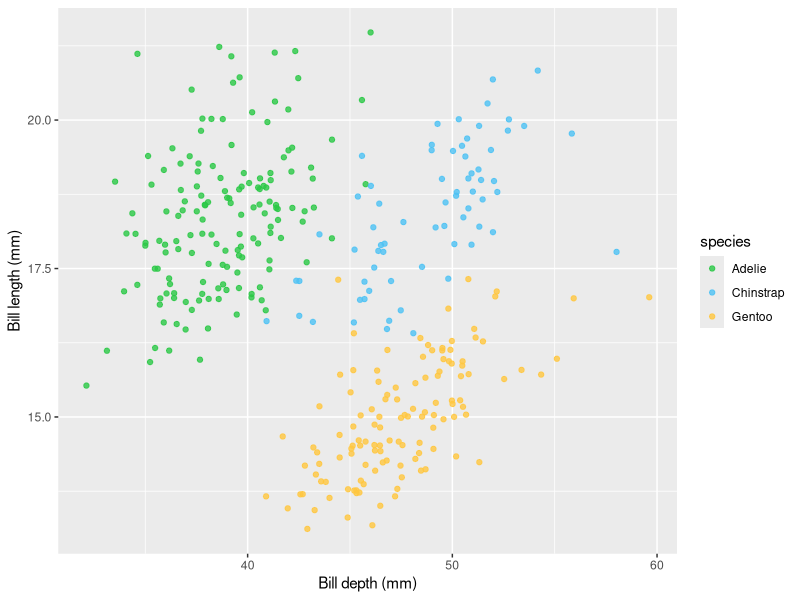

Reproduce this figure in R.
## ---- chunk 1
knitr::opts_chunk$set(echo = TRUE)
## ---- chunk 2
library(tidyverse)
library(palmerpenguins)
## ---- chunk 3

penguins %>% 
  ggplot(aes(bill_length_mm,bill_depth_mm))+
  geom_jitter(aes(colour = species),alpha = 0.8)+
  scale_colour_manual(values = c("#2bc846","#4ec2f3","#ffc740"))+
  labs(
    x= "Bill depth (mm)",
    y= "Bill length (mm)"
  )
  theme_minimal()
